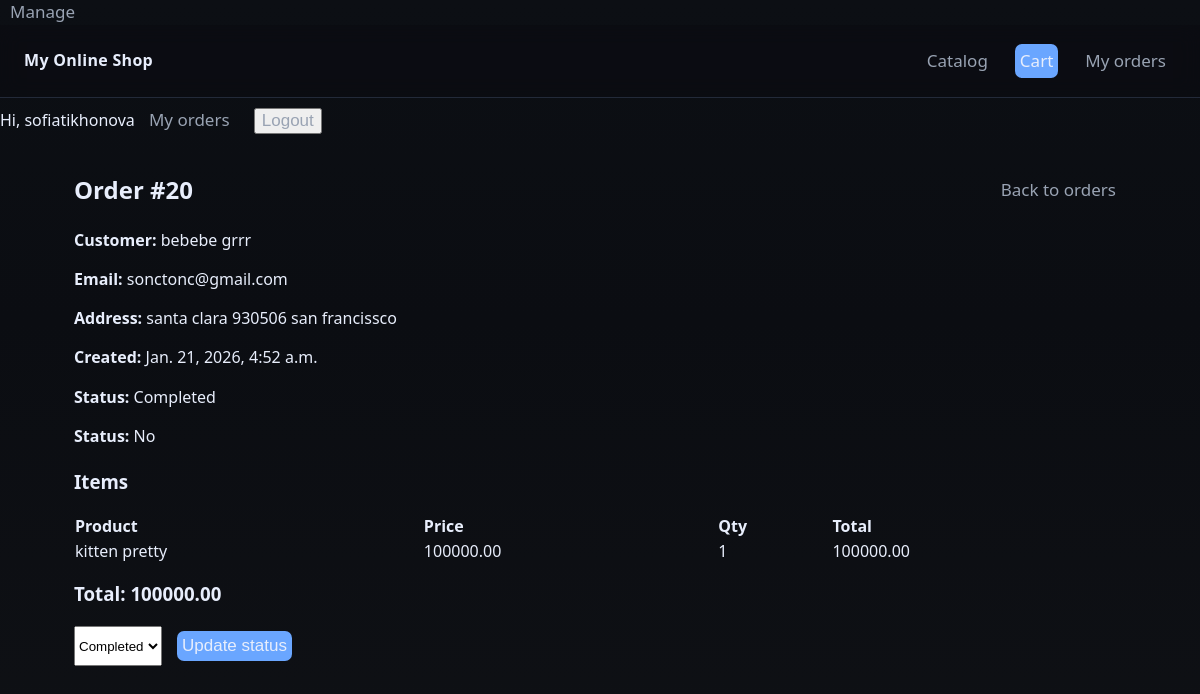
Page /manage/orders/20/ (signed in) on the committed database.
### shop/models.py (models this page shows, shortened)
class Order(models.Model):
    STATUS_NEW='new'
    STATUS_PROCESSING='processing'
    STATUS_SHIPPED='shipped'
    STATUS_COMPLETED='completed'
    STATUS_CANCELLED='cancelled'
    STATUS_CHOICES=[
        (STATUS_NEW, 'New'),
        (STATUS_PROCESSING, 'Processing'),
        (STATUS_SHIPPED, 'Shipped'),
        (STATUS_COMPLETED, 'Completed'),
        (STATUS_CANCELLED, 'Cancelled'),
    ]
    first_name=models.CharField(max_length=50)
    last_name=models.CharField(max_length=50, blank=True)
    email=models.EmailField()
    address=models.CharField(max_length=50)
    city=models.CharField(max_length=100, blank=True)
    status=models.CharField(
        max_length=20,
        choices=STATUS_CHOICES,
        default=STATUS_NEW,
        db_index=True
    )
    created=models.DateTimeField(default=timezone.now, db_index=True)
    paid=models.BooleanField(default=False)
    payment_id=models.CharField(max_length=100, blank=True)
    user = models.ForeignKey(
        settings.AUTH_USER_MODEL,
        on_delete=models.SET_NULL,
        null=True,
        blank=True,
        related_name="orders"
    )
    class Meta:
        ordering=['-created']
    def get_total_cost(self):
        return sum(item.get_cost() for item in self.items.all())

class OrderItem(models.Model):
    order=models.ForeignKey(Order, related_name='items', on_delete=models.CASCADE)
    product=models.ForeignKey(Product, related_name='order_items', on_delete=models.PROTECT)
    price=models.DecimalField(max_digits=10, decimal_places=2)
    quantity=models.PositiveIntegerField(default=1)
    def get_cost(self):
        return self.price*self.quantity

class Product(models.Model):
    category=models.ForeignKey(Category, on_delete=models.PROTECT, related_name='products')
    name=models.CharField(max_length=180)
    slug=models.SlugField(max_length=200, unique=True)
    price=models.DecimalField(max_digits=10, decimal_places=2, default=Decimal('0.00'))
    is_weighted=models.BooleanField(default=False, help_text='Drobnoe kolichestvo (ex: kg)')
    stock=models.PositiveIntegerField(default=100)
    is_active=models.BooleanField(default=True)
    unit=models.CharField(max_length=20, default='pcs')
    image=models.ImageField(upload_to='products/%Y/%m/', blank=True, null=True)
    description=models.TextField(blank=True)
    class Meta:
        ordering=['name']
        indexes=[models.Index(fields=['slug']), models.Index(fields=['name'])]
        verbose_name='Product'
        verbose_name_plural='Products'

### shop/views.py (the view)
# urls.py: path('manage/orders/<int:order_id>/', views.manage_order_detail, name='manage_order_detail'),
@login_required
@permission_required('shop.view_order', raise_exception=True)
def manage_order_detail(request, order_id):
    from .models import Order
    order=get_object_or_404(Order, id=order_id)
    items=order.items.select_related('product')
    return render(request, 'shop/manage/order_detail.html',{
        'order':order,
        'items':items,
    })

### shop/templates/shop/manage/order_detail.html (shortened to what this page needs)
{%extends 'shop/base.html'%}
{%block content%}
<section class="panel">
    <div style="display:flex; justify-content:space-between; align-items:center;">
        <h2 style="margin:0;">Order #{{ order.id }}</h2>
        <a href="{%url 'shop:manage_orders'%}" class="btn">Back to orders</a>
    </div>
    <div style="margin-top:12px;">
        <p><strong>Customer:</strong> {{order.first_name}} {{order.last_name}}</p>
        <p><strong>Email:</strong> {{order.email}}</p>
        <p><strong>Address:</strong> {{order.address}} {{order.city}}</p>
        <p><strong>Created:</strong> {{order.created}}</p>
        <p>
            <strong>Status:</strong>
            <span class="badge">{{order.get_status_display}}</span>
        </p>
        <p>
            <strong>Status:</strong>
            {%if order.paid%} Yes {%else%} No {%endif%}
        </p>
    </div>
    <h3 style="margin-top:20px;">Items</h3>
    <table style="width:100%; border-collapse:collapse;">
        <tr>
            <th align="left">Product</th>
            <th align="left">Price</th>
            <th align="left">Qty</th>
            <th align="left">Total</th>
        </tr>
        {%for item in items%}
        <tr>
            <td>{{item.product.name}}</td>
            <td>{{item.price}}</td>
            <td>{{item.quantity}}</td>
            <td>{{item.get_cost}}</td>
        </tr>
        {%endfor%}
    </table>
    <h3 style="margin-top:16px;">Total: {{order.get_total_cost}}</h3>
    {%if perms.shop.change_order%}
    <form method="post" action="{%url 'shop:manage_order_status' order.id%}" style="margin-top:16px; display:flex; gap:10px;">
        <select name="status">
            {%for key,label in order.STATUS_CHOICES%}
            <option value="{{key}}" {% if order.status == key %}selected{%endif%}>
                {{label}}
            </option>
            {%endfor%}
        </select>
        <button class="btn btn--primary" type="submit">Update status</button>
    </form>
    {%endif%}
</section>
{%endblock%}

### shop/templates/shop/base.html (shortened to what this page needs)
{%load static%}
<!DOCTYPE html>
<html lang="en">
<head>
    <link rel="stylesheet" href="{%static 'css/style.css'%}">
</head>
<body>
    {% if request.user.is_authenticated and perms.shop.change_product %}
    <a class="btn" href="{% url 'shop:manage_products' %}">Manage</a>
    {% endif %}
    <header class="header">
        <div class="header__inner">
            <div class="logo"><a href="{%url 'shop:home'%}">My Online Shop</a></div>
            <nav class="nav">
                <a class="btn" href="{% url 'shop:home'%}">Catalog</a>
                <a class="btn btn--primary" href="{%url 'shop:cart_detail'%}">Cart</a>
                {%if request.user.is_authenticated%}
                <a href="{%url 'shop:my_orders'%}" class="btn">My orders</a>
                {%endif%}
            </nav>
        </div>
    </header>
    {%if request.user.is_authenticated%}
    <span class="muted">Hi, {{request.user.username}}</span>
    <a href="{%url 'shop:my_orders'%}" class="btn">My orders</a>
    <form action="{%url 'shop:logout'%}"method="post" style="display:inline">
        <button class="btn" type="submit">Logout</button>
    </form>
    {%else%}
    <a href="{%url 'shop:login'%}" class="btn">Login</a>
    <a href="{%url 'shop:signup'%}" class="btn btn--primary">Sign up</a>
    {%endif%}
    <div class="container">
        {%block content%}
        {%endblock%}
    </div>
</body>
</html>

### static/css/style.css (style rules this page uses)
:root { --bg:#0f1115; --panel:#151922; --muted:#99a3b3; --text:#e8eefc; --brand:#6aa6ff; --brand-2:#7ee787; --danger:#ff6b6b; --border:#232a39; --radius:14px; --shadow: 0 6px 24px rgba(0,0,0,.25); }
* { box-sizing: border-box; }
html, body { height: 100%; }
body { margin: 0; font: 16px/1.45 system-ui, -apple-system, Segoe UI, Roboto, Ubuntu; color: var(--text); background: linear-gradient(180deg, #0c0f14, #0b0d12 40%, #0f1115 100%); }
.container { max-width: 1100px; margin: 0 auto; padding: 24px; }
.header { position: sticky; top: 0; z-index: 5; background: rgba(11,13,18,.75); backdrop-filter: blur(10px); border-bottom: 1px solid var(--border); }
.header__inner { display: flex; align-items: center; gap: 16px; padding: 14px 24px; }
.logo { font-weight: 700; letter-spacing: .3px; }
.logo a { color: var(--text); text-decoration: none; }
.nav { margin-left: auto; display: flex; gap: 12px; }
.btn { font-size: 20px; color: var(--text); text-decoration: none; }

### shop/templates/shop/base.html (style rules this page uses)
.btn { font-size: 17px; color: var(--muted); text-decoration: none; margin: 10px; }
.btn--primary { margin: 5px; padding: 5px; border: none; border-radius: 7px; background: var(--brand); color: var(--text); }

### rows in the picture
Order: id "20", first_name "bebebe", last_name "grrr", email "sonctonc@gmail.com", address "santa clara 930506", city "san francissco", created "Jan. 21, 2026, 4:52 a.m.", status "Completed", get_total_cost "100000.00"
OrderItem: product.name "kitten pretty", price "100000.00", quantity "1", get_cost "100000.00"

### other values in the picture
{{ request.user.username }} "sofiatikhonova"
